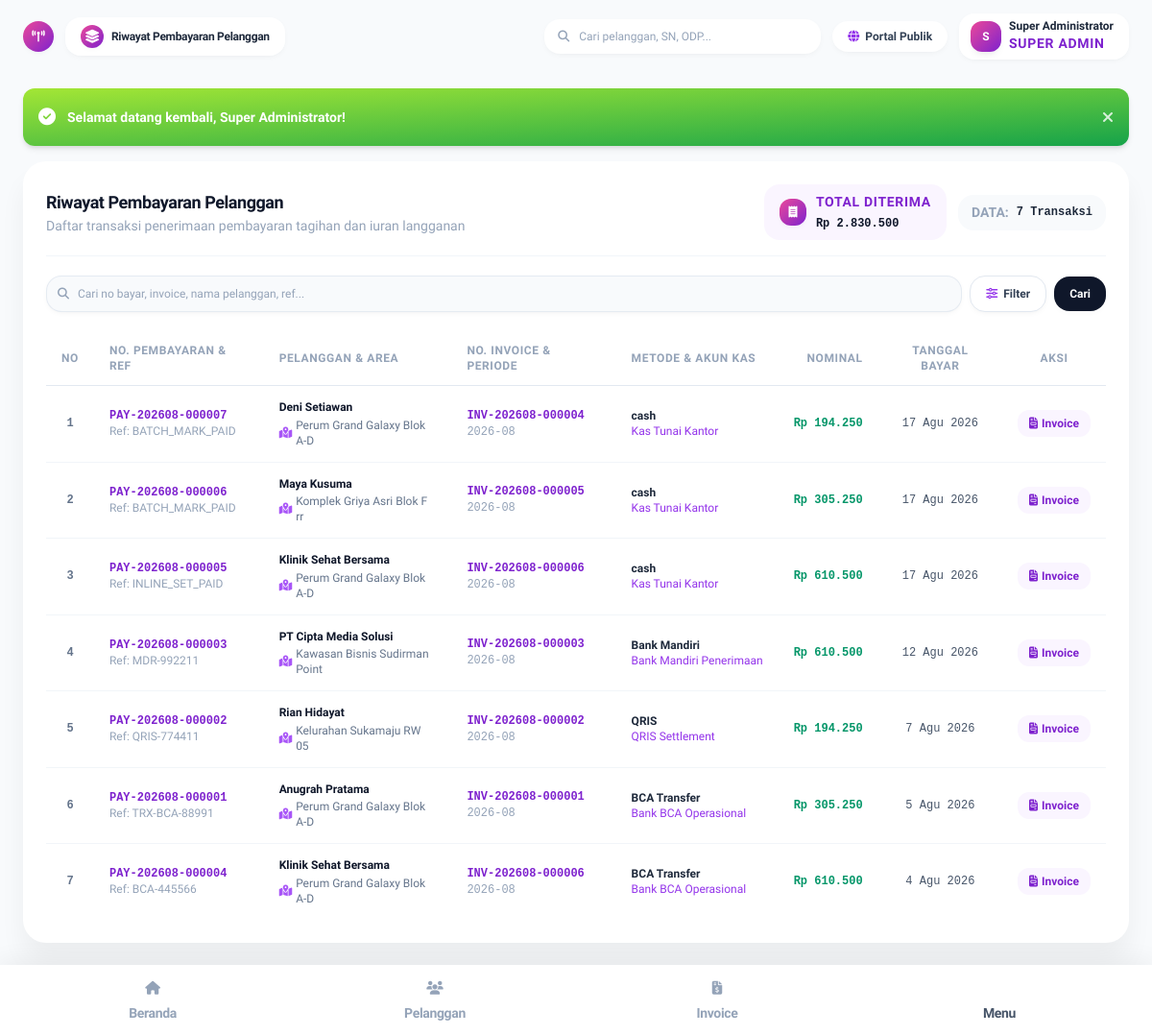
/index.php?page=payments (signed in), run on the app's committed database.
### tables this page shows
CREATE TABLE payments (
    id INTEGER PRIMARY KEY AUTOINCREMENT,
    payment_no TEXT NOT NULL UNIQUE,
    invoice_id INTEGER NOT NULL,
    customer_id INTEGER NOT NULL,
    account_id INTEGER NOT NULL,
    amount INTEGER NOT NULL,
    payment_date DATE NOT NULL,
    payment_method TEXT NOT NULL, -- Cash, BCA, Mandiri, QRIS, etc.
    reference_no TEXT,
    proof_file TEXT,
    notes TEXT,
    received_by INTEGER,
    created_at DATETIME DEFAULT CURRENT_TIMESTAMP,
    FOREIGN KEY (invoice_id) REFERENCES invoices(id) ON DELETE CASCADE,
    FOREIGN KEY (customer_id) REFERENCES customers(id),
    FOREIGN KEY (account_id) REFERENCES finance_accounts(id),
    FOREIGN KEY (received_by) REFERENCES users(id) ON DELETE SET NULL
);

CREATE TABLE customers (
    id INTEGER PRIMARY KEY AUTOINCREMENT,
    customer_no TEXT NOT NULL UNIQUE,
    name TEXT NOT NULL,
    phone TEXT NOT NULL,
    whatsapp TEXT,
    email TEXT,
    pic_id INTEGER,
    package_id INTEGER NOT NULL,
    location_id INTEGER,
    billing_cycle_id INTEGER NOT NULL,
    full_address TEXT NOT NULL,
    latitude REAL,
    longitude REAL,
    odp_point TEXT,
    pop_point TEXT,
    ip_address TEXT,
    pppoe_username TEXT,
    pppoe_password TEXT,
    installation_date DATE,
    activation_date DATE,
    billing_start_date DATE,
    status TEXT NOT NULL DEFAULT 'active', -- prospect, installation, active, suspended, inactive, terminated
    notes TEXT,
    created_at DATETIME DEFAULT CURRENT_TIMESTAMP,
    updated_at DATETIME DEFAULT CURRENT_TIMESTAMP,
    FOREIGN KEY (pic_id) REFERENCES customer_pics(id) ON DELETE SET NULL,
    FOREIGN KEY (package_id) REFERENCES internet_packages(id),
    FOREIGN KEY (location_id) REFERENCES locations(id) ON DELETE SET NULL,
    FOREIGN KEY (billing_cycle_id) REFERENCES billing_cycles(id)
);

CREATE TABLE locations (
    id INTEGER PRIMARY KEY AUTOINCREMENT,
    area_name TEXT NOT NULL,
    district TEXT,
    city TEXT,
    pop_name TEXT,
    odp_name TEXT,
    latitude REAL,
    longitude REAL,
    coverage_status TEXT NOT NULL DEFAULT 'covered', -- covered, planned, congested
    created_at DATETIME DEFAULT CURRENT_TIMESTAMP
);

CREATE TABLE invoices (
    id INTEGER PRIMARY KEY AUTOINCREMENT,
    invoice_no TEXT NOT NULL UNIQUE,
    customer_id INTEGER NOT NULL,
    billing_period TEXT NOT NULL, -- e.g. '2026-08'
    package_name_snapshot TEXT NOT NULL,
    subtotal INTEGER NOT NULL DEFAULT 0,
    discount INTEGER NOT NULL DEFAULT 0,
    tax INTEGER NOT NULL DEFAULT 0,
    additional_fee INTEGER NOT NULL DEFAULT 0,
    previous_balance INTEGER NOT NULL DEFAULT 0,
    grand_total INTEGER NOT NULL DEFAULT 0,
    paid_amount INTEGER NOT NULL DEFAULT 0,
    balance_due INTEGER NOT NULL DEFAULT 0,
    issue_date DATE NOT NULL,
    due_date DATE NOT NULL,
    payment_status TEXT NOT NULL DEFAULT 'unpaid', -- draft, unpaid, partially_paid, paid, overdue, cancelled, void
    payment_date DATETIME,
    payment_method TEXT,
    notes TEXT,
    created_by INTEGER,
    created_at DATETIME DEFAULT CURRENT_TIMESTAMP,
    updated_at DATETIME DEFAULT CURRENT_TIMESTAMP,
    FOREIGN KEY (customer_id) REFERENCES customers(id) ON DELETE CASCADE,
    FOREIGN KEY (created_by) REFERENCES users(id) ON DELETE SET NULL
);

CREATE TABLE finance_accounts (
    id INTEGER PRIMARY KEY AUTOINCREMENT,
    account_name TEXT NOT NULL,
    account_type TEXT NOT NULL DEFAULT 'bank', -- cash, bank, qris, gateway
    bank_name TEXT,
    account_number TEXT,
    opening_balance INTEGER NOT NULL DEFAULT 0,
    current_balance INTEGER NOT NULL DEFAULT 0,
    status TEXT NOT NULL DEFAULT 'active',
    created_at DATETIME DEFAULT CURRENT_TIMESTAMP
);

### app/Controllers/BillingController.php (called while the page is built, shortened)
<?php
require_once __DIR__ . '/../Helpers/Helper.php';
class BillingController {
    public function payments(): void {
        $pdo = getDbConnection();
        $sql = "
            SELECT p.*, i.invoice_no, i.billing_period, c.name as customer_name, c.customer_no, c.phone,
                   l.area_name, cp.name as pic_name, a.account_name, u.name as receiver_name
            FROM payments p
            JOIN invoices i ON p.invoice_id = i.id
            JOIN customers c ON p.customer_id = c.id
            LEFT JOIN locations l ON c.location_id = l.id
            LEFT JOIN customer_pics cp ON c.pic_id = cp.id
            JOIN finance_accounts a ON p.account_id = a.id
            LEFT JOIN users u ON p.received_by = u.id
            WHERE 1=1
        ";
        $params = [];
        $sql .= " ORDER BY p.payment_date DESC, p.id DESC";
        $stmt = $pdo->prepare($sql);
        $stmt->execute($params);
        $payments = $stmt->fetchAll();
        $totalCollected = 0;
        foreach ($payments as $pay) {
            $totalCollected += (int)$pay['amount'];
        }
        require __DIR__ . '/../Views/billing/payments.php';
        require __DIR__ . '/../Views/layouts/main.php';
    }
}

### app/Helpers/Helper.php (called while the page is built, shortened)
<?php
class Helper {
    public static function baseUrl(): string {
        $protocol = (!empty($_SERVER['HTTPS']) && $_SERVER['HTTPS'] !== 'off' || ($_SERVER['SERVER_PORT'] ?? 80) == 443) ? "https://" : "http://";
        $host = $_SERVER['HTTP_HOST'] ?? 'localhost';
        $scriptName = $_SERVER['SCRIPT_NAME'] ?? '';
        $dir = dirname($scriptName);
        return rtrim($protocol . $host . $dir, '/');
    }
    public static function url(string $page = '', array $params = []): string {
        $base = self::baseUrl();
        $query = [];
        if ($page !== '') {
            $query['page'] = $page;
        }
        $query = array_merge($query, $params);
        $queryString = http_build_query($query);
        return $base . '/index.php' . ($queryString ? '?' . $queryString : '');
    }
    public static function e(?string $value): string {
        return htmlspecialchars($value ?? '', ENT_QUOTES, 'UTF-8');
    }
    public static function formatRupiah(int|float $amount, bool $withSymbol = true): string {
        $formatted = number_format((float)$amount, 0, ',', '.');
        return $withSymbol ? 'Rp ' . $formatted : $formatted;
    }
    public static function formatDate(?string $dateString, string $format = 'd M Y'): string {
        $time = strtotime($dateString);
        $months = [
            1 => 'Januari', 2 => 'Februari', 3 => 'Maret', 4 => 'April',
            5 => 'Mei', 6 => 'Juni', 7 => 'Juli', 8 => 'Agustus',
            9 => 'September', 10 => 'Oktober', 11 => 'November', 12 => 'Desember'
        ];
        $shortMonths = [
            1 => 'Jan', 2 => 'Feb', 3 => 'Mar', 4 => 'Apr',
            5 => 'Mei', 6 => 'Jun', 7 => 'Jul', 8 => 'Agu',
            9 => 'Sep', 10 => 'Okt', 11 => 'Nov', 12 => 'Des'
        ];
        $d = date('j', $time);
        $m = (int)date('n', $time);
        $y = date('Y', $time);
        if ($format === 'd F Y') {
            return "$d {$months[$m]} $y";
        } elseif ($format === 'd M Y') {
            return "$d {$shortMonths[$m]} $y";
        } elseif ($format === 'd/m/Y H:i') {
            return date('d/m/Y H:i', $time);
        }
        return date($format, $time);
    }
}

### app/Views/billing/payments.php (the view, shortened to what this page needs)
<?php
$activeFilterCount = 0;
?>
<div class="bg-white rounded-3xl p-6 shadow-soft-xl space-y-5 relative">
  <div class="flex flex-col sm:flex-row sm:items-center sm:justify-between gap-4 border-b border-slate-100 pb-4">
    <div>
      <h4 class="font-black text-slate-900 text-lg tracking-tight">Riwayat Pembayaran Pelanggan</h4>
      <p class="text-2xs text-slate-400">Daftar transaksi penerimaan pembayaran tagihan dan iuran langganan</p>
    </div>
    <div class="flex items-center gap-3">
      <div class="px-4 py-2 bg-purple-50 rounded-2xl flex items-center gap-2.5">
        <div class="w-7 h-7 rounded-xl bg-gradient-to-tl from-purple-700 to-pink-500 text-white flex items-center justify-center text-xs shadow-soft-xs">
          <i class="fa-solid fa-receipt"></i>
        </div>
        <div>
          <span class="text-3xs text-purple-700 font-extrabold uppercase tracking-wider block">Total Diterima</span>
          <span class="text-xs font-black text-slate-900 font-mono"><?php echo Helper::formatRupiah($totalCollected ?? 0); ?></span>
        </div>
      </div>
      <div class="hidden md:flex px-3.5 py-2 bg-slate-50 rounded-2xl items-center gap-2">
        <span class="text-3xs text-slate-400 font-bold uppercase">Data:</span>
        <span class="text-xs font-bold text-slate-800 font-mono"><?php echo count($payments); ?> Transaksi</span>
      </div>
    </div>
  </div>
  <div class="space-y-2">
    <form method="GET" action="<?php echo Helper::url('payments'); ?>" class="flex items-center gap-2">
      <div class="relative flex-1">
        <span class="absolute inset-y-0 left-0 flex items-center pl-3 pointer-events-none text-slate-400">
        </span>
        <input type="text" name="search" value="<?php echo Helper::e($_GET['search'] ?? ''); ?>" placeholder="Cari no bayar, invoice, nama pelanggan, ref..." class="w-full text-xs pl-8 pr-3 py-2 sm:py-2.5 rounded-2xl bg-slate-50 border border-slate-200/80 focus:bg-white focus:outline-none focus:border-purple-500 shadow-soft-xs placeholder:text-slate-400 font-medium">
      </div>
      <button type="button" onclick="openPaymentFilterModal()" class="px-3 sm:px-4 py-2 sm:py-2.5 text-xs font-bold rounded-2xl border transition-all flex items-center gap-1.5 shadow-soft-xs whitespace-nowrap <?php echo ($activeFilterCount > 0) ? 'bg-purple-50 text-purple-700 border-purple-300 ring-2 ring-purple-500/20' : 'bg-white text-slate-700 hover:bg-slate-50 border-slate-200'; ?>">
        <i class="fa-solid fa-sliders text-purple-600 text-xs"></i>
        <span class="hidden sm:inline">Filter</span>
      </button>
      <button type="submit" class="px-3.5 sm:px-4 py-2 sm:py-2.5 text-xs font-bold text-white bg-slate-900 hover:bg-slate-800 rounded-2xl shadow-soft-xs transition-all flex items-center justify-center">
        <span class="hidden sm:inline">Cari</span>
      </button>
    </form>
  </div>
  <div class="overflow-x-auto">
    <table class="w-full text-xs text-left">
      <thead>
        <tr class="border-b border-slate-200 text-slate-400 uppercase text-3xs tracking-wider">
          <th class="py-3 px-4 font-bold text-center w-10">No</th>
          <th class="py-3 px-4 font-bold">No. Pembayaran & Ref</th>
          <th class="py-3 px-4 font-bold">Pelanggan & Area</th>
          <th class="py-3 px-4 font-bold">No. Invoice & Periode</th>
          <th class="py-3 px-4 font-bold">Metode & Akun Kas</th>
          <th class="py-3 px-4 font-bold text-right">Nominal</th>
          <th class="py-3 px-4 font-bold text-center">Tanggal Bayar</th>
          <th class="py-3 px-4 font-bold text-center">Aksi</th>
        </tr>
      </thead>
      <tbody class="divide-y divide-slate-100">
        <?php if (empty($payments)): ?>
        <tr>
          <td colspan="8" class="py-12 text-center text-slate-400">
            <i class="fa-solid fa-receipt text-3xl mb-2 text-slate-300 block"></i>
            <span class="text-xs font-semibold">Tidak ada riwayat pembayaran yang sesuai dengan filter.</span>
          </td>
        </tr>
        <?php else: ?>
          <?php $no = 1; foreach ($payments as $p):
            $coverage = $p['area_name'] ?? '';
          ?>
          <tr class="hover:bg-slate-50/80 transition-colors">
            <td class="py-3.5 px-4 text-center whitespace-nowrap font-bold text-slate-500 font-mono text-xs">
              <?php echo $no++; ?>
            </td>
            <td class="py-3.5 px-4 whitespace-nowrap">
              <span class="font-mono font-bold text-purple-700 text-xs block"><?php echo Helper::e($p['payment_no']); ?></span>
              <span class="text-3xs text-slate-400">Ref: <?php echo Helper::e($p['reference_no'] ?: '-'); ?></span>
            </td>
            <td class="py-3.5 px-4">
              <span class="font-black text-slate-900 text-xs block leading-snug"><?php echo Helper::e($p['customer_name']); ?></span>
              <?php if (!empty($coverage)): ?>
                <span class="inline-flex items-center gap-1 text-3xs text-slate-500 mt-0.5">
                  <i class="fa-solid fa-map-location-dot text-purple-500"></i>
                  <span><?php echo Helper::e($coverage); ?></span>
                </span>
              <?php endif; ?>
            </td>
            <td class="py-3.5 px-4 whitespace-nowrap">
              <a href="<?php echo Helper::url('show_invoice', ['id' => $p['invoice_id']]); ?>" class="text-xs font-bold text-purple-700 hover:underline block font-mono">
                <?php echo Helper::e($p['invoice_no']); ?>
              </a>
              <span class="text-3xs text-slate-400 font-mono"><?php echo Helper::e($p['billing_period']); ?></span>
            </td>
            <td class="py-3.5 px-4 whitespace-nowrap">
              <span class="font-bold text-slate-800 text-xs block"><?php echo Helper::e($p['payment_method']); ?></span>
              <span class="text-3xs text-purple-600 font-medium"><?php echo Helper::e($p['account_name']); ?></span>
            </td>
            <td class="py-3.5 px-4 text-right whitespace-nowrap font-mono">
              <span class="text-xs font-black text-emerald-600 block"><?php echo Helper::formatRupiah($p['amount']); ?></span>
            </td>
            <td class="py-3.5 px-4 text-center whitespace-nowrap text-xs font-mono text-slate-600">
              <?php echo Helper::formatDate($p['payment_date']); ?>
            </td>
            <td class="py-3.5 px-4 text-center whitespace-nowrap">
              <a href="<?php echo Helper::url('show_invoice', ['id' => $p['invoice_id']]); ?>" class="px-3 py-1.5 bg-purple-50 hover:bg-purple-100 text-purple-700 font-bold text-2xs rounded-xl transition-colors inline-flex items-center gap-1">
                <i class="fa-solid fa-file-invoice text-3xs"></i>
                <span>Invoice</span>
              </a>
            </td>
          </tr>
          <?php endforeach; ?>
        <?php endif; ?>
      </tbody>
    </table>
  </div>
</div>

### app/Views/layouts/main.php (style rules this page uses)
body { font-family: 'Plus Jakarta Sans', sans-serif; background-color: #f8fafc; -webkit-tap-highlight-color: transparent; }

### data on the page
payments: payment_no "PAY-202608-000007", reference_no "BATCH_MARK_PAID", customer.name "Deni Setiawan", locations.area_name "Perum Grand Galaxy Blok A-D", invoice.invoice_no "INV-202608-000004", invoice.billing_period "2026-08", payment_method "cash", account.account_name "Kas Tunai Kantor", amount "Rp 194.250", payment_date "17 Agu 2026"
payments: payment_no "PAY-202608-000006", reference_no "BATCH_MARK_PAID", customer.name "Maya Kusuma", locations.area_name "Komplek Griya Asri Blok F rr", invoice.invoice_no "INV-202608-000005", invoice.billing_period "2026-08", payment_method "cash", account.account_name "Kas Tunai Kantor", amount "Rp 305.250", payment_date "17 Agu 2026"
payments: payment_no "PAY-202608-000005", reference_no "INLINE_SET_PAID", customer.name "Klinik Sehat Bersama", locations.area_name "Perum Grand Galaxy Blok A-D", invoice.invoice_no "INV-202608-000006", invoice.billing_period "2026-08", payment_method "cash", account.account_name "Kas Tunai Kantor", amount "Rp 610.500", payment_date "17 Agu 2026"
payments: payment_no "PAY-202608-000003", reference_no "MDR-992211", customer.name "PT Cipta Media Solusi", locations.area_name "Kawasan Bisnis Sudirman Point", invoice.invoice_no "INV-202608-000003", invoice.billing_period "2026-08", payment_method "Bank Mandiri", account.account_name "Bank Mandiri Penerimaan", amount "Rp 610.500", payment_date "12 Agu 2026"
payments: payment_no "PAY-202608-000002", reference_no "QRIS-774411", customer.name "Rian Hidayat", locations.area_name "Kelurahan Sukamaju RW 05", invoice.invoice_no "INV-202608-000002", invoice.billing_period "2026-08", payment_method "QRIS", account.account_name "QRIS Settlement", amount "Rp 194.250", payment_date "7 Agu 2026"
payments: payment_no "PAY-202608-000001", reference_no "TRX-BCA-88991", customer.name "Anugrah Pratama", locations.area_name "Perum Grand Galaxy Blok A-D", invoice.invoice_no "INV-202608-000001", invoice.billing_period "2026-08", payment_method "BCA Transfer", account.account_name "Bank BCA Operasional", amount "Rp 305.250", payment_date "5 Agu 2026"
payments: payment_no "PAY-202608-000004", reference_no "BCA-445566", customer.name "Klinik Sehat Bersama", locations.area_name "Perum Grand Galaxy Blok A-D", invoice.invoice_no "INV-202608-000006", invoice.billing_period "2026-08", payment_method "BCA Transfer", account.account_name "Bank BCA Operasional", amount "Rp 610.500", payment_date "4 Agu 2026"

### other printed values
Helper::e($pageTitle) "Riwayat Pembayaran Pelanggan"
substr($user['name'] ?? 'A', 0, 1) "S"
Helper::e($user['name'] ?? 'Admin') "Super Administrator"
Helper::e($message) "Selamat datang kembali, Super Administrator!"
Helper::formatRupiah($totalCollected ?? 0) "Rp 2.830.500"
count($payments) "7"
$label "Beranda Pelanggan Invoice"
